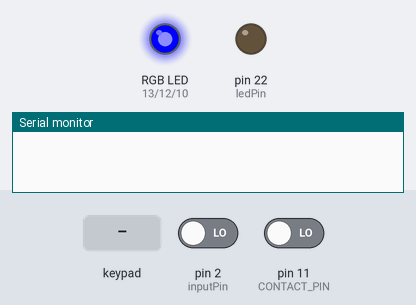
The sketch below on a simulated Arduino Mega 2560, built with avr-gcc and run on an emulated ATmega2560. On the bench: an RGB LED mixed from three pins (HIGH = lit), output pins drawn as LEDs (lit = HIGH), the last lines printed to the serial monitor. Inputs (shaded band) come from the test bench; at power-on: pin 2 (inputPin) LOW, pin 11 (CONTACT_PIN) LOW.

Above: at 1.2 s.
1.3 s: pin 2 (inputPin) driven HIGH
At 2.5 s:
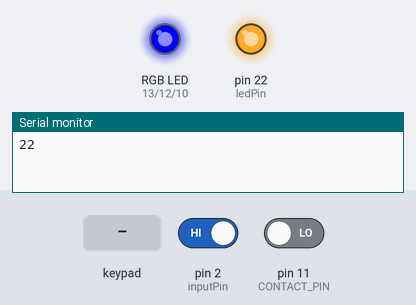
2.8 s: keypad keys 1 2 3 4 # pressed 0.4 s apart
At 5.1 s:
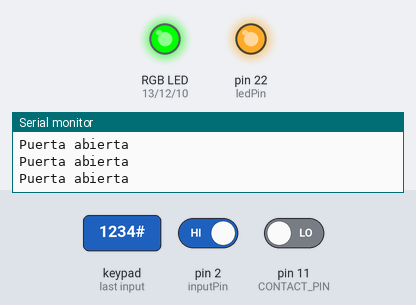
6.3 s: pin 2 (inputPin) driven LOW
At 7.3 s:
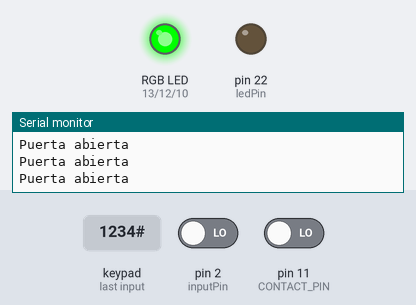
7.8 s: key '*' pressed
At 8.8 s:
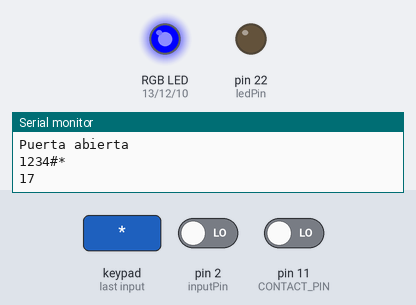
9.3 s: keypad keys 1 3 9 7 pressed 0.4 s apart
At 11.3 s:
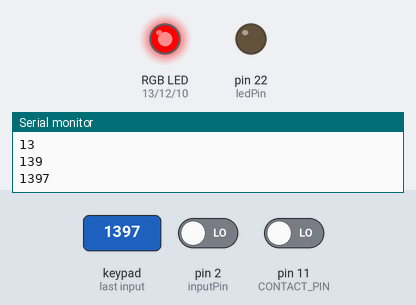
13.0 s: pin 11 (CONTACT_PIN) driven HIGH
At 13.5 s:
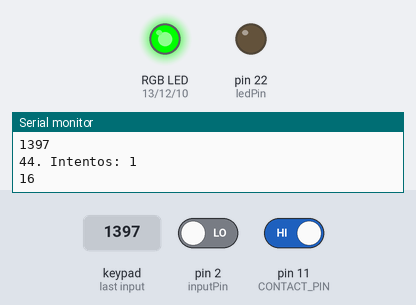
Timing chart, 0 to 44.6 s (numbered marks = the images above; inputs shaded):
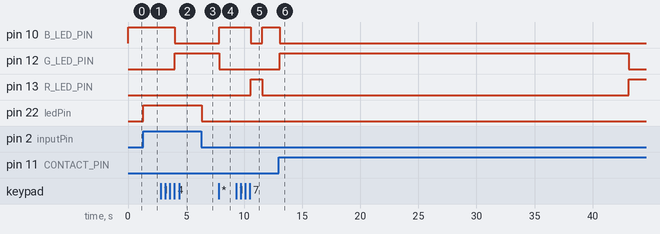

Measured:
- after the input at 1.3 s, pin 22 (ledPin): LOW → HIGH at once
- after the input at 2.8 s, pin 10 (B_LED_PIN): HIGH → LOW after 1.2 s; pin 12 (G_LED_PIN): LOW → HIGH after 1.2 s
- after the input at 6.3 s, pin 22 (ledPin): HIGH → LOW at once
- after the input at 7.8 s, pin 10 (B_LED_PIN): LOW → HIGH at once; pin 12 (G_LED_PIN): HIGH → LOW at once
- after the input at 9.3 s, pin 10 (B_LED_PIN): HIGH → LOW after 1.3 s, → HIGH 1.0 s later; pin 13 (R_LED_PIN): LOW → HIGH after 1.3 s, → LOW 1.0 s later
- after the input at 13.0 s, pin 10 (B_LED_PIN): HIGH → LOW after 0.06 s; pin 12 (G_LED_PIN): LOW → HIGH after 0.06 s, → LOW 30.0 s later; pin 13 (R_LED_PIN): LOW → HIGH after 30.1 s

The sketch:

configCerradura.ino
```cpp
// ===================== General ================
//Button pin
const int CONTACT_PIN = 11;

//choose the pin for the LED
const int ledPin = 22;

//R LED pin
const int R_LED_PIN = 13;

//G LED pin
const int G_LED_PIN = 12;

//B LED pin
const int B_LED_PIN = 10;

//Door state
boolean open;

//Attribute that defines the button state
boolean buttonState;

//Current time when the button is tapped
long currTime;

//Current time when the button is tapped
long currTimeKeypad;

//====================== PIR ==================
//PIR sensor pin
const int inputPin = 2;

//variable for reading the PIR pin status
int val = 0;

// state of PIR. we start, assuming no motion detected
int pirState = LOW;


//====================== keyboard ===============
#include <Keypad.h>

//Specified password
const String KEY[3] = {"1234","1111","4321"};

//Keypad rows
const byte ROWS = 4;

//Keypad columns
const byte COLS = 3;

//Maximum number of attempts allowed
const byte maxAttempts = 3;

//Keypad mapping matrix
char hexaKeys[ROWS][COLS] = {
  {
    '1', '2', '3'
  }
  ,
  {
    '4', '5', '6'
  }
  ,
  {
    '7', '8', '9'
  }
  ,
  {
    '*', '0', '#'
  }
};

//Keypad row pins definition
byte rowPins[ROWS] = {
  9, 8, 7, 6
};

//Keypad column pins definition
byte colPins[COLS] = {
  5, 4, 3
};

//Keypad library initialization
Keypad customKeypad = Keypad(makeKeymap(hexaKeys), rowPins, colPins, ROWS, COLS);

//Current key variable
String currentKey;

//Number of current attempts
byte attempts;

//If the number of current attempts exceeds the maximum allowed
boolean block;

void setup() {
  Serial.begin(9600);
  pinMode(R_LED_PIN, OUTPUT);   // declare LED RGB red
  pinMode(G_LED_PIN, OUTPUT);   // declare LED RGB green
  pinMode(B_LED_PIN, OUTPUT);   // declare LED RGB blue
  pinMode(CONTACT_PIN,INPUT);
  pinMode(ledPin, OUTPUT);      // declare LED as output
  pinMode(inputPin, INPUT);     // declare sensor as input
  digitalWrite(ledPin, LOW);
  buttonState = false;
  setColor(0, 0, 255);
  currentKey = "";
  open = false;
  attempts = 0;
  block = false;


}

void loop() {
  //====================== pir actions =================
  val = digitalRead(inputPin);  // read input value
  if (val == HIGH) {            // check if the input is HIGH
    digitalWrite(ledPin, HIGH);  // turn LED ON
    if (pirState == LOW) {
      // we have just turned on
      Serial.println("22");
      // We only want to print on the output change, not state
      pirState = HIGH;
    }
  } else {
    digitalWrite(ledPin, LOW); // turn LED OFF
    if (pirState == HIGH){
      // we have just turned of
      Serial.println("23");
      // We only want to print on the output change, not state
      pirState = LOW;
    }
  }
  //===================== button actions ===============

  if(!buttonState && !open) {
    if(digitalRead(CONTACT_PIN)) {
      currTime = millis();
      buttonState = true;
      setColor(0, 255, 0);
      open = true;
      attempts = 0;
      Serial.println("16");
    }
  }
  else if(buttonState) {
    if (!digitalRead(CONTACT_PIN)){
      setColor(0, 0, 255);
      open = false;
      buttonState = false;
      Serial.println("17");
    }
  }
  //===================== keypad actions ===============
  char customKey;

  if(block) {
    setColor(255, 0, 0);
    if((millis()-currTimeKeypad)>=30000) {
        setColor(0, 0, 255);
        block=false;
        attempts=0;
        Serial.println("1");
      }
  }
  else {

    //Selected key parsed;
    customKey = customKeypad.getKey();

    //Verification of input and appended value
    if (customKey) {
      currentKey+=String(customKey);
      Serial.println(currentKey);
    }

    //If the current key contains '*' and door is open
    if(open && currentKey.endsWith("*")) {
      setColor(0, 0, 255);
      open = false;
      Serial.println("17");
      currentKey = "";
    }
    //If the current key contains '#' reset attempt
    if(currentKey.endsWith("#")&&currentKey.length()<=KEY[0].length()) {
      currentKey = "";
      Serial.println("20");
    }

      //If current key matches the key length
      if (currentKey.length()== KEY[0].length() && !open) {
       boolean correct=false;
       for(int i=0; i < 3 && !correct; i++){
        if(currentKey == KEY[i]) {
          // se abre la cerradura
          currTime = millis();
          setColor(0, 255, 0);
          open = true;
          Serial.println("16");
          attempts = 0;
          correct=true;
        }
      }
      if(!correct) {
        attempts++;
        currentKey = "";
        setColor(255, 0, 0);
        delay(1000);
        setColor(0, 0, 255);
        Serial.println("44. Intentos: "+String(attempts));
      }
    }else if(currentKey.length()> KEY[0].length()){
      Serial.println("Puerta abierta");
    }
    if(attempts>=maxAttempts) {
      block = true;
      currTimeKeypad = millis();
      setColor(255,0,0);
      Serial.println("29");
    }
  }
  if(open){
    if((millis()-currTime)>=30000) {
      setColor(255, 0, 0);
      Serial.println("50");
    }
  }

  delay(100);
}

//Method that outputs the RGB specified color
void setColor(int redValue, int greenValue, int blueValue) {
  analogWrite(R_LED_PIN, redValue);
  analogWrite(G_LED_PIN, greenValue);
  analogWrite(B_LED_PIN, blueValue);
}
```
